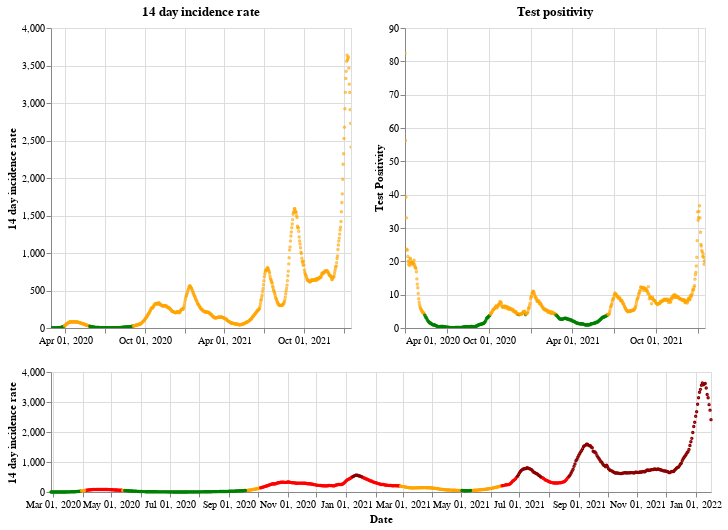

Notebook code for this chart:
### Markdown cell above
## Scotland

### Code cell
plot_traffic_light('Scotland')

### Figure 1 — Vega-Lite specification as saved in the notebook (floating-point values rounded to 4 significant figures; data arrays with more than 128 entries replaced by an {"elided": "..."} marker saying what was removed)
{"config": {"view": {"continuousWidth": 400, "continuousHeight": 300}}, "vconcat": [{"hconcat": [{"mark": {"type": "point", "size": 2}, "encoding": {"color": {"condition": {"value": "green", "test": "(datum.twoWeeklyCasesRate <= 25)"}, "value": "orange"}, "tooltip": [{"type": "nominal", "field": "areaName"}, {"type": "temporal", "field": "date"}, {"type": "quantitative", "field": "twoWeeklyCasesRate"}, {"type": "quantitative", "field": "testPositivity"}], "x": {"type": "temporal", "axis": {"title": ""}, "field": "date", "scale": {"domain": {"selection": "DateBrush"}}, "timeUnit": "yearmonthdate"}, "y": {"type": "quantitative", "axis": {"title": "14 day incidence rate"}, "field": "twoWeeklyCasesRate"}}, "title": "14 day incidence rate", "width": 300}, {"mark": {"type": "point", "size": 2}, "encoding": {"color": {"condition": {"value": "green", "test": "(datum.testPositivity <= 4)"}, "value": "orange"}, "tooltip": [{"type": "nominal", "field": "areaName"}, {"type": "temporal", "field": "date"}, {"type": "quantitative", "field": "twoWeeklyCasesRate"}, {"type": "quantitative", "field": "testPositivity"}], "x": {"type": "temporal", "axis": {"title": ""}, "field": "date", "scale": {"domain": {"selection": "DateBrush"}}, "timeUnit": "yearmonthdate"}, "y": {"type": "quantitative", "axis": {"title": "Test Positivity"}, "field": "testPositivity"}}, "title": "Test positivity", "width": 300}]}, {"layer": [{"mark": {"type": "point", "size": 2}, "encoding": {"color": {"condition": {"value": "orange", "test": "(((datum.testPositivity < 4) && (datum.twoWeeklyCasesRate >= 50)) && (datum.twoWeeklyCasesRate < 200))"}, "value": "red"}, "opacity": {"condition": {"value": 1, "test": "((datum.twoWeeklyCasesRate >= 50) && (datum.twoWeeklyCasesRate < 500))"}, "value": 0}, "tooltip": [{"type": "nominal", "field": "areaName"}, {"type": "temporal", "field": "date"}, {"type": "quantitative", "field": "twoWeeklyCasesRate"}, {"type": "quantitative", "field": "testPositivity"}], "x": {"type": "temporal", "axis": {"title": "Date"}, "field": "date", "timeUnit": "yearmonthdate"}, "y": {"type": "quantitative", "axis": {"title": "14 day incidence rate"}, "field": "twoWeeklyCasesRate"}}, "selection": {"DateBrush": {"type": "interval", "encodings": ["x"], "fields": ["Time"]}}}, {"mark": {"type": "point", "size": 2}, "encoding": {"color": {"value": "darkred"}, "opacity": {"condition": {"value": 1, "test": "(datum.twoWeeklyCasesRate >= 500)"}, "value": 0}, "tooltip": [{"type": "nominal", "field": "areaName"}, {"type": "temporal", "field": "date"}, {"type": "quantitative", "field": "twoWeeklyCasesRate"}, {"type": "quantitative", "field": "testPositivity"}], "x": {"type": "temporal", "axis": {"title": "Date"}, "field": "date", "timeUnit": "yearmonthdate"}, "y": {"type": "quantitative", "axis": {"title": "14 day incidence rate"}, "field": "twoWeeklyCasesRate"}}}, {"mark": {"type": "point", "size": 2}, "encoding": {"color": {"condition": {"value": "green", "test": "((datum.testPositivity < 4) && (datum.twoWeeklyCasesRate < 50))"}, "value": "orange"}, "opacity": {"condition": {"value": 1, "test": "(datum.twoWeeklyCasesRate < 50)"}, "value": 0}, "tooltip": [{"type": "nominal", "field": "areaName"}, {"type": "temporal", "field": "date"}, {"type": "quantitative", "field": "twoWeeklyCasesRate"}, {"type": "quantitative", "field": "testPositivity"}], "x": {"type": "temporal", "axis": {"title": "Date"}, "field": "date", "timeUnit": "yearmonthdate"}, "y": {"type": "quantitative", "axis": {"title": "14 day incidence rate"}, "field": "twoWeeklyCasesRate"}}}], "height": 120, "width": 660}], "data": {"name": "data-2c9f72923bb30a14425a77f4e9791593"}, "$schema": "https://vega.github.io/schema/vega-lite/v4.8.1.json", "datasets": {"data-2c9f72923bb30a14425a77f4e9791593": {"elided": "690 records"}}}
